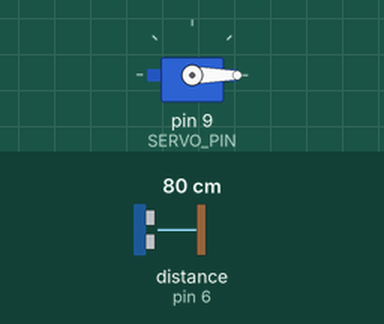
Bench run of a sketch on a simulated Arduino Uno, built with avr-gcc and run on an emulated ATmega328P. Parts: servo. Wiring (inferred from the names in the program): ultrasonic range finder: trigger pin 7; echo pin 6. The test bench sets the inputs (shaded band); at power-on: distance to the obstacle (sensor on pin 6) 80 cm. The echo pulse lasts 58.3 µs per cm.

Above: at 1.3 s.
1.4 s: distance to the obstacle (sensor on pin 6) set to 22 cm
2.9 s: distance to the obstacle (sensor on pin 6) set to 18 cm
At 3.9 s:
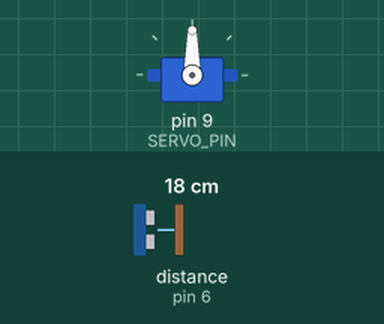
4.5 s: distance to the obstacle (sensor on pin 6) set to 35 cm
At 7.2 s:
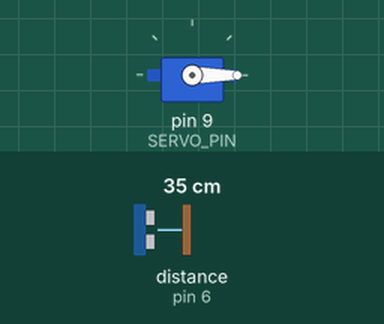
7.5 s: distance to the obstacle (sensor on pin 6) set to 2 cm
At 8.8 s:
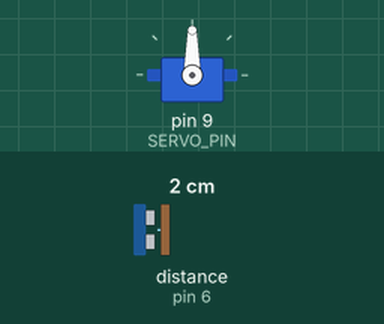
Timing chart, 0 to 11.5 s (numbered marks = the images above; inputs shaded):
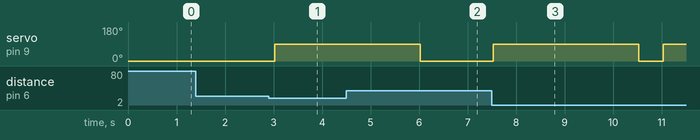

Measured:
- the behaviour switches between 21 and 20 cm on distance to the obstacle (sensor on pin 6) (found by bisection; images 0 and 1)
- after the input at 1.4 s, every drawn part: stays the same
- after the input at 2.9 s, servo on pin 9 (SERVO_PIN): 0° → 90° after 0.12 s
- after the input at 4.5 s, servo on pin 9 (SERVO_PIN): goes on until 6.0 s, then stays 0°
- after the input at 7.5 s, servo on pin 9 (SERVO_PIN): 0° → 90° at once, → 0° 3.0 s later, → 90° 0.50 s later

The sketch:

toll_gate_system3.ino
```cpp
#include <Servo.h>


#define TRIG_PIN 7
#define ECHO_PIN 6
#define SERVO_PIN 9

Servo Servo;

void setup() {
  pinMode(TRIG_PIN, OUTPUT);
  pinMode(ECHO_PIN, INPUT);
  Servo.attach(SERVO_PIN);
  Servo.write(0);
  Serial.begin(9600);
}

void loop() {
  digitalWrite(TRIG_PIN, LOW);
  delayMicroseconds(2);
  digitalWrite(TRIG_PIN, HIGH);
  delayMicroseconds(10);
  digitalWrite(TRIG_PIN, LOW);

  long duration = pulseIn(ECHO_PIN, HIGH);
  int distance = duration * 0.034 / 2;

  if (distance < 20) {
    Servo.write(90);
    delay(3000);
    Servo.write(0);
  }
  delay(500);
}


// Connections for Ultrasonic Sensor and Servo Motor:
// Ultrasonic Sensor (e.g., HC-SR04):
// VCC → Arduino 5V
// GND → Arduino GND
// TRIG → Arduino pin 7
// ECHO → Arduino pin 6
// Servo Motor:
// Signal (Orange/Yellow wire) → Arduino pin 9
// VCC (Red wire) → Arduino 5V
// GND (Brown/Black wire) → Arduino GND
```
